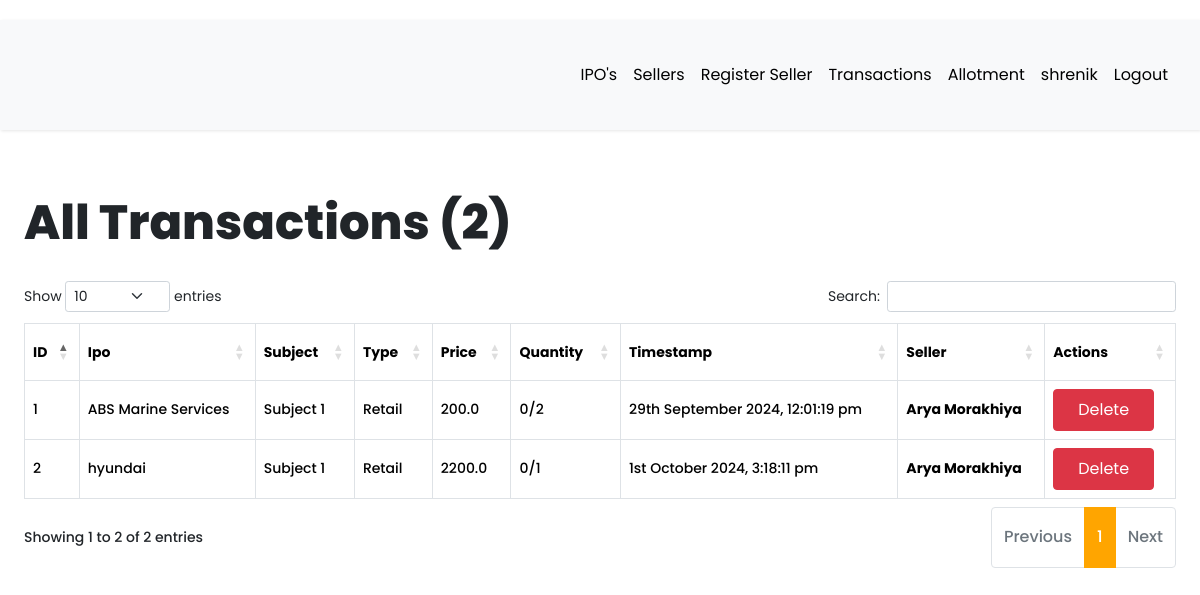
The page /all-transactions?seller_id=3 (signed in) on the database as committed earlier.
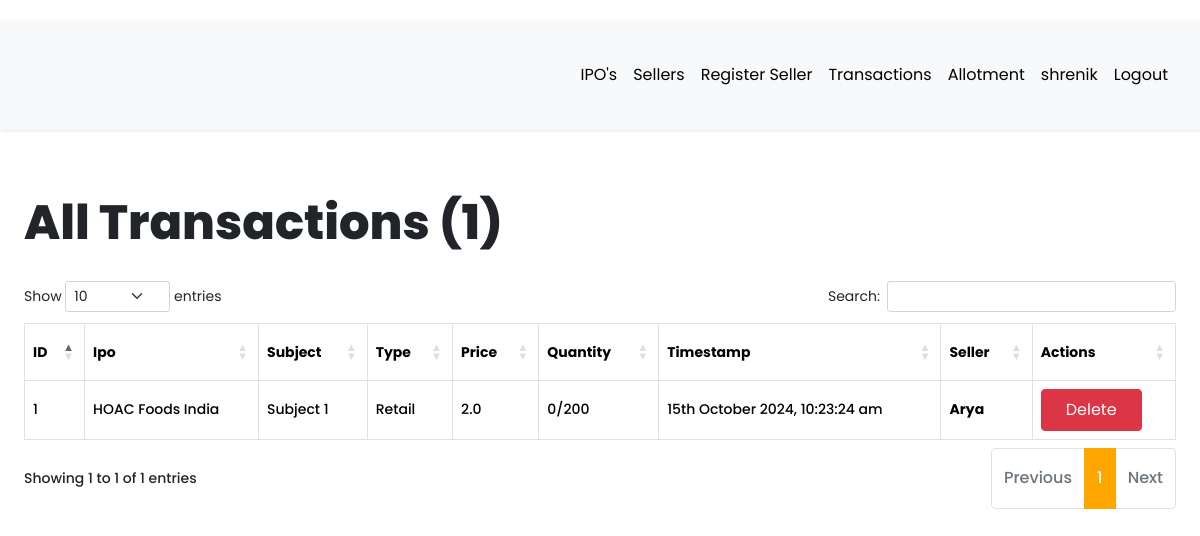
The same page on the database as committed later.
### app/models.py (models this page shows, shortened)
class Transaction(db.Model):
    __tablename__ = "transactions"
    id = db.Column(db.Integer, primary_key=True)
    timestamp = db.Column(db.DateTime, default=datetime.utcnow, nullable=False)
    settled = db.Column(db.Boolean, default=False)
    product_id = db.Column(db.Integer, db.ForeignKey('ipos.id', name='fk_transaction_product_id'), nullable=False)
    product = db.relationship('IPO',  backref=db.backref("transactions", cascade="all, delete-orphan"), foreign_keys=[product_id], passive_deletes=True)
    details_id = db.Column(db.Integer, db.ForeignKey('details.id', name='fk_transaction_details_id'), nullable=False)
    details = db.relationship('Details',  backref=db.backref("transactions", cascade="all, delete-orphan"), foreign_keys=[details_id], passive_deletes=True)
    seller_id = db.Column(db.Integer, db.ForeignKey("seller.id", ondelete="CASCADE", name="fk_transaction_seller_id"), nullable=False)
    seller = db.relationship("Seller", backref=db.backref("transactions", cascade="all, delete-orphan"), foreign_keys=[seller_id], passive_deletes=True)
    buyer_id = db.Column(db.Integer, db.ForeignKey("buyer.id", ondelete="CASCADE", name="fk_transaction_buyer_id"), nullable=False)
    buyer = db.relationship("Buyer",  backref=db.backref("transactions", cascade="all, delete-orphan"), foreign_keys=[buyer_id], passive_deletes=True)

class IPO(db.Model):
    __tablename__ = 'ipos'
    id = db.Column(db.Integer, primary_key=True)
    name = db.Column(db.String(255), nullable=False, unique=True, name='uq_ipo_name')
    price = db.Column(db.String(255), nullable=True)
    issue_size = db.Column(db.String(255), nullable=True)
    lot_size = db.Column(db.String(255), nullable=True)
    open_date = db.Column(db.DateTime, nullable=True)
    close_date = db.Column(db.DateTime, nullable=True)
    listing_date = db.Column(db.DateTime, nullable=True)
    listing_at = db.Column(db.String(255), nullable=True)
    status = db.Column(db.String(255), nullable=True)

class Details(db.Model):
    __tablename__ = "details"
    id = db.Column(db.Integer, primary_key=True)
    product_id = db.Column(db.Integer, db.ForeignKey("ipos.id", ondelete="CASCADE", name="fk_details_product_id"), nullable=False)
    subject = db.Column(db.String(10), nullable=False)
    formtype = db.Column(db.String(8), nullable=False)
    price = db.Column(db.Float, nullable=False)
    quantity = db.Column(db.Integer, nullable=False)
    extra_details = db.Column(db.String(25), nullable=True)
    timestamp = db.Column(db.DateTime, default=datetime.utcnow, nullable=False)
    seller_id = db.Column(db.Integer, db.ForeignKey("seller.id", ondelete="CASCADE", name="fk_details_seller_id"), nullable=False)
    seller = db.relationship("Seller", backref=db.backref("details", cascade="all, delete-orphan"), foreign_keys=[seller_id], passive_deletes=True)
    ipo = db.relationship("IPO", backref=db.backref("details", cascade="all, delete-orphan"), foreign_keys=[product_id], passive_deletes=True)

class User(db.Model, UserMixin):
    __tablename__ = "user"
    id = db.Column(db.Integer, primary_key=True)
    first_name = db.Column(db.String(64), index=True, default="First Name", nullable=False)
    last_name = db.Column(db.String(64), index=True, nullable=True)
    username = db.Column(db.String(64), index=True, unique=True, nullable=False)
    email = db.Column(db.String(128), index=True, nullable=False)
    password_hash = db.Column(db.String(128))
    confirm_password = db.Column(db.String(128))
    phone_number = db.Column(db.String(20), nullable=False, unique = True)
    verification_phone = db.Column(db.String(20))
    active = db.Column(db.Boolean, nullable=False, default=True)
    delete_account = db.Column(db.Boolean, default=False)
    registered_at = db.Column(db.DateTime, default=datetime.utcnow, nullable=False)
    emails = db.relationship("Email", backref="author", lazy="dynamic")
    type = db.Column(db.String(64))
    __mapper_args__ = {"polymorphic_identity": "user", "polymorphic_on": "type"}
    @property
    def is_active(self):
        return self.active

### app/routes.py (the view)
@app.route("/all-transactions")
@login_required
def all_transaction():
        if session.get("temp_details") is not None:
            session.pop("temp_details", None)
        if current_user.type == "seller":
            transactions = Transaction.query.filter_by(seller_id=current_user.id).all()
            for transaction in transactions:
                transaction.items_processed = count_pan(transaction.id)
            all_transactions = len(transactions)
            return render_template(
                "transaction/all_transactions.html",
                title="All Transactions",
                transactions=transactions,
                all_transactions=all_transactions,
            )
        elif current_user.type == "buyer" or current_user.type == "admin":
            seller_id = request.args.get("seller_id", type=int)
            seller = Seller.query.filter_by(id=seller_id).first_or_404()
            transactions = Transaction.query.filter_by(seller_id=seller.id).all()
            for transaction in transactions:
                transaction.items_processed = count_pan(transaction.id)
            all_transactions = len(transactions)
            return render_template(
                "transaction/all_transactions.html",
                title="All Transactions",
                transactions=transactions,
                all_transactions=all_transactions,
            )
        else:
            return flash_message()

### app/models.py (called while the page is built)
@login.user_loader
def load_user(id):
    return User.query.get(int(id))

### app/routes.py (called while the page is built)
def count_pan(transaction_id):
    count = TransactionPan.query.filter_by(transaction_id=transaction_id).count()
    return count

### app/templates/transaction/all_transactions.html (shortened to what this page needs)
{% extends 'base.html' %}
{% block current_user_content %}
<div class="container-fluid content">
    <div class="row">
        <div class="col-md-12">
            <h1 class="mt-4 mb-4">{{ title }} ({{ all_transactions }})</h1>
        </div>
    </div>
    <div class="row transactions">
        <div class="col-md-12">
            <div class="table-responsive">
                <table id="data" class="table table-hover table-bordered">
                    <thead>
                        <tr>
                            <th>ID</th>
                            <th>Ipo</th>
                            <th>Subject</th>
                            <th>Type</th>
                            <th>Price</th>
                            <th>Quantity</th>
                            <th>Timestamp</th>
                            {% if current_user.type == "buyer" or current_user.type == "admin" %}
                            <th>Seller</th>
                            {% endif %}
                            <th>Actions</th>
                        </tr>
                    </thead>
                    <tbody>
                        {% for transaction in transactions %}
                        <tr>
                            <td>{{ loop.index }}</td>
                            {% if current_user.type == "seller" %}
                            <td> <a
                                    href="{{ url_for('transaction_details', transaction_id=transaction.id,product_id = transaction.product.id) }}">
                                    {{ transaction.product.name }}</a></td>
                            {% elif current_user.type == "admin" or current_user.type == "buyer" %}
                            <td> {{ transaction.product.name }} </td>
                            {% endif %}
                            <td>{{ transaction.details.subject }}</td>
                            <td>{{ transaction.details.formtype }}</td>
                            <td>{{ transaction.details.price }}</td>
                            {% if current_user.type == "admin" or current_user.type == "buyer" %}
                            <td> {{ transaction.items_processed }}/{{ transaction.details.quantity }}</td>
                            {%else%}
                            <td> {{ transaction.items_processed }}/<a
                                    href="{{ url_for('available_pans',transaction_id = transaction.id ) }}"
                                    data-bs-toggle="tooltip" data-bs-placement="right"
                                    data-bs-title="You have submitted {{transaction.items_processed}} ">{{
                                    transaction.details.quantity }}</a></td>
                            {% endif %}
                            <td>{{ moment(transaction.timestamp).format('Do MMMM YYYY, h:mm:ss a') }}</td>
                            {% if current_user.type == "buyer" or current_user.type == "admin" %}
                            <th> {{ transaction.seller.first_name.title() }} {{ transaction.seller.last_name.title() }}
                            </th>
                            <td>
                                <a href="{{ url_for('delete_transaction', id=transaction.id) }}"
                                    class="btn btn-danger">Delete</a>
                            </td>
                            {% endif %}
                        </tr>
                        {% endfor %}
                    </tbody>
                </table>
            </div>
        </div>
    </div>
</div>
{% endblock %}

Rows that differ between the two databases and show on the page:
removed Transaction: timestamp "1st October 2024, 3:18:11 pm"
changed Transaction "Subject 1": product.name "ABS Marine Services" → "HOAC Foods India"; details.price "200.0" → "2.0"; details.quantity "2" → "200"; timestamp "29th September 2024, 12:01:19 pm" → "15th October 2024, 10:23:24 am"; seller.last_name "Morakhiya" → (not shown)
Other text that changed with them:
{{ all_transactions }}: "2" → "1"
text written by a page script: "Show entries Search: Showing 1 to 2 of 2 entries Previous 1 Next" → "Show entries Search: Showing 1 to 1 of 1 entries Previous 1 Next"
